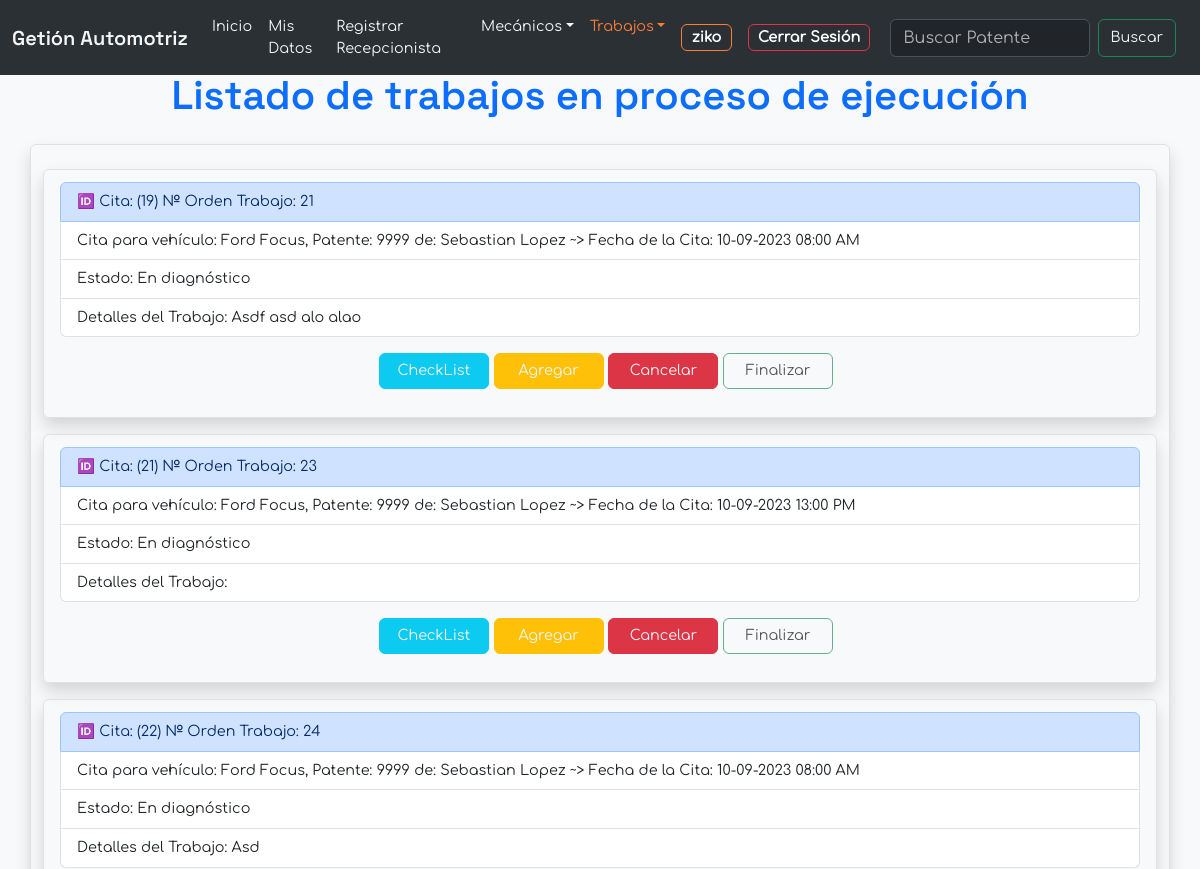
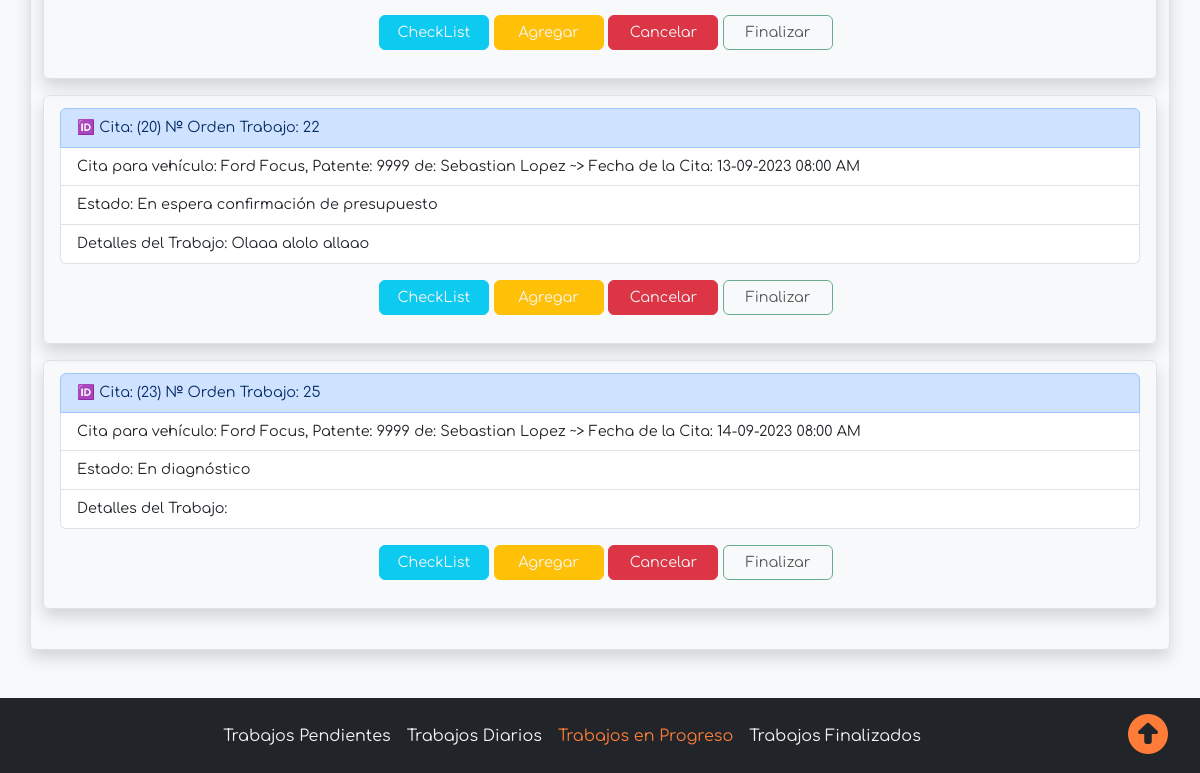
The page /list_jobs_inprogress/ (signed in) on the database as committed earlier (2 pictures, top to bottom).
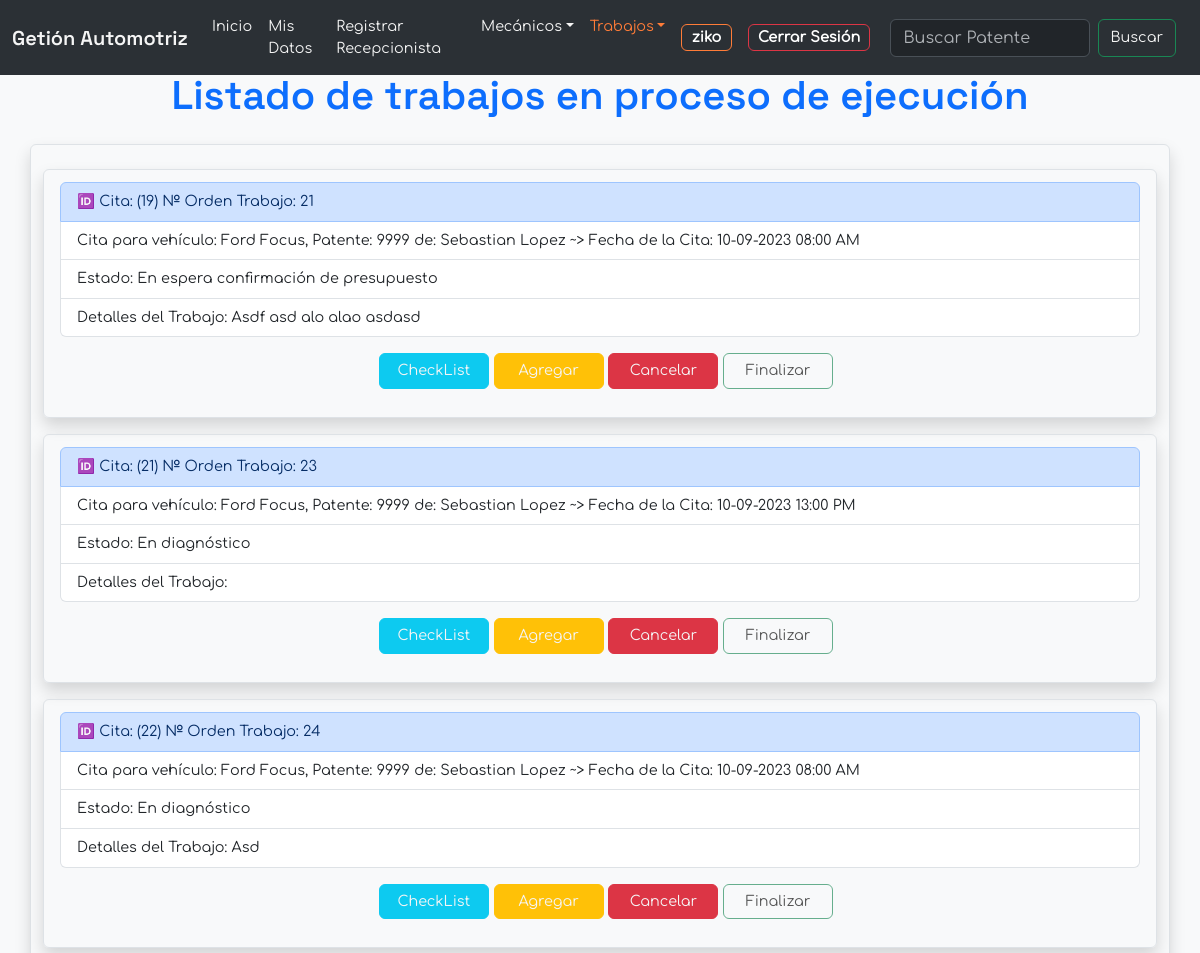
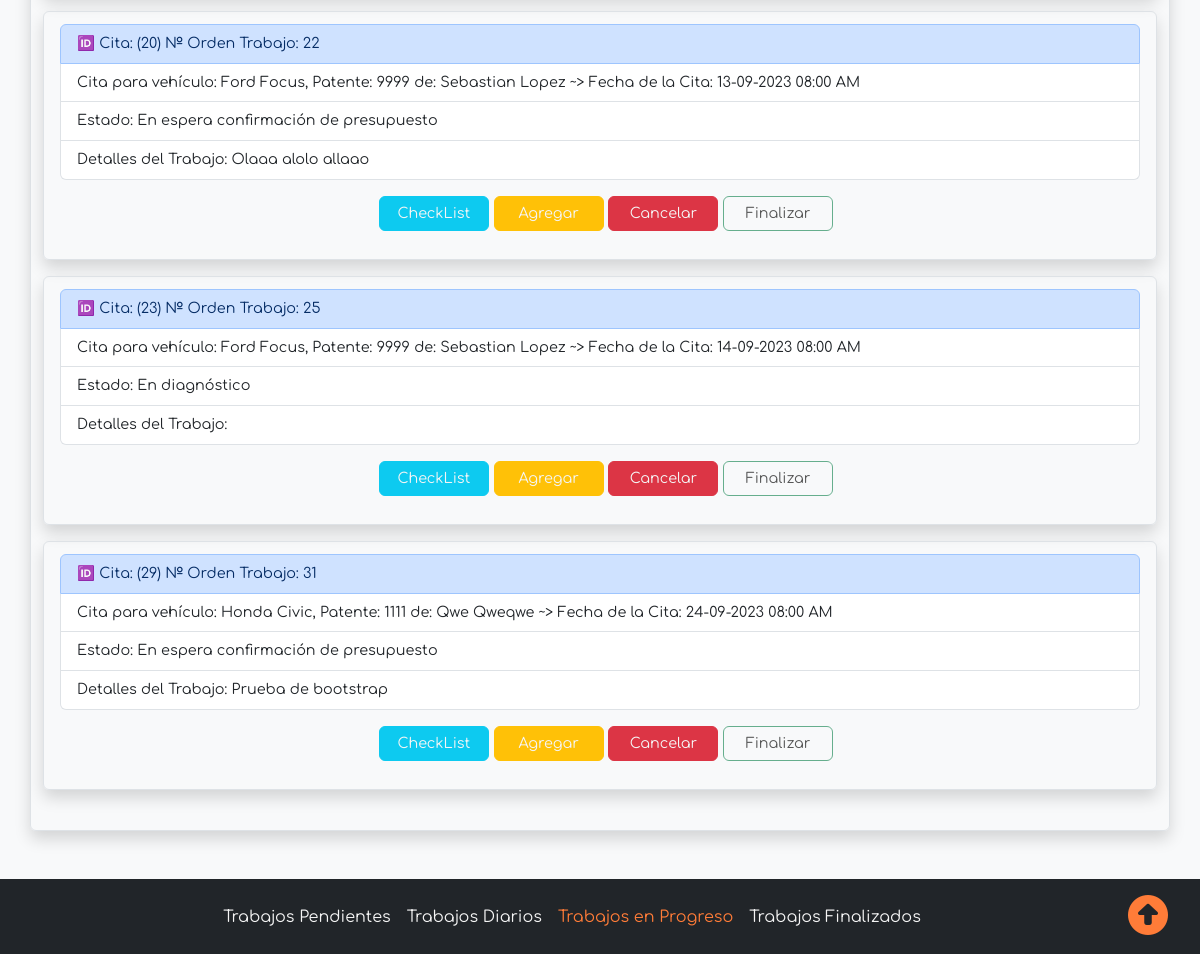
The same page on the database as committed later (2 pictures, top to bottom).
### Management/models.py (models this page shows)
class Job(models.Model):
    appointment = models.ForeignKey(Appointment, on_delete=models.CASCADE)
    description_job = models.TextField(null=True, blank=True)
    status = models.ForeignKey(VehicleStatus, on_delete=models.CASCADE)
    def __str__(self):
        return f"{self.appointment}"

class Appointment(models.Model):
    vehicle = models.ForeignKey(Vehicle, on_delete=models.SET_NULL, null=True)
    attention = models.ForeignKey(Attention, on_delete=models.CASCADE)
    date_register = models.DateField()
    date_created = models.DateTimeField(auto_now_add=True) # auto add: ingresa time automaticamente si no se ingresa manualmente
    date_finished = models.DateTimeField(null=True, blank=True) # Blank , se puede dejar vacio para llenado posterior
    mechanic = models.ForeignKey(Mechanic, on_delete=models.CASCADE)
    workshop = models.ForeignKey(Workshop, on_delete=models.CASCADE)
    description_customer = models.TextField(null=True, blank=True)
    inprogress = models.BooleanField(default=False)
    completed = models.BooleanField(default=False)
    def __str__(self):
        return f"Cita para vehículo: {self.vehicle} ~> Fecha de la Cita: {self.date_register.strftime('%d-%m-%Y')} {self.attention}"

class Vehicle(models.Model):
    customer = models.ForeignKey(User,
                                on_delete=models.CASCADE,
                                null=False,
                                blank=False,)
    brand = models.CharField(max_length=50)
    model = models.CharField(max_length=50)
    patent = models.CharField(max_length=10)
    year = models.PositiveIntegerField(default=0)
    def __str__(self):
        return f"{self.brand.capitalize()} {self.model.capitalize()}, Patente: {self.patent}  de: {self.customer.first_name} {self.customer.last_name}"

class Attention(models.Model):
    attention = models.TimeField()
    def formatted_attention(self):
        if self.attention.hour == 8:
            context = ('AM')
        else:
            context = ('PM')
        return f"{self.attention.__format__('%H:%M')} {context}"
    def __str__(self):
        return f"{self.formatted_attention()}"

class VehicleStatus(models.Model):
    status = models.CharField(max_length=50)
    def __str__(self):
        return f"{self.status}"

### Management/views.py (the view)
# urls.py: path('list_jobs_inprogress/', views.list_jobs_inprogress ,name='list_jobs_inprogress'),
@login_required
@recepcionist_required
def list_jobs_inprogress(request):
    current_date = timezone.now().date()
    appointments = Appointment.objects.filter(
        Q(inprogress=True, completed=False)
        & ~Q(date_register=current_date)
        & Q(date_finished__isnull=True))
    jobs = Job.objects.filter(appointment__in=appointments).order_by('appointment__date_register')
    error =  'No existen trabajos en progreso'
    return render(request, 'list_jobs_inprogress.html', {
        'list_jobs':jobs,
        'error':error,
    })

### Management/templates/app/list_jobs_inprogress.html (shortened to what this page needs)
{% extends 'base_recepcionist.html' %}
{% load static %}
{% block header %}
    <h1>Listado de trabajos en proceso de ejecución</h1>
{% endblock header %}
{% block content %}
    {% if list_jobs %}
        {% for job in list_jobs %}
        {% if not job.appointment.completed and job.appointment.inprogress %}
            <article class="jobs row border rounded shadow mb-3 p-1 ps-3">
                <ul class="list-group mt-2">
                    <li class="list-group-item list-group-item-primary">&#127380; Cita: ({{ job.appointment.id }})  &#8470; Orden Trabajo: {{ job.id }}</li>
                    <li class="list-group-item">{{ job }}</li>
                    <li class="list-group-item">Estado: {{ job.status }}</li>
                    <li class="list-group-item">Detalles del Trabajo: {{ job.description_job }}</li>
                </ul>
                    <div class="btn-jobs justify-content-between text-center py-3">
                        <a class="btn btn-info custom-btn mb-2" href="{% url 'checklist' job.id %}">
                            CheckList
                        </a>
                        <a class="btn btn-warning custom-btn mb-2" href="{% url 'update_job' job.id %}">
                            Agregar
                        </a>
                        <form action="{% url 'delete_job_inprogress' job.appointment.id 'inprogress' %}" method="POST" class="d-inline confirm-form">
                            <button class="btn btn-danger custom-btn mb-2 confirm-button" data-action="delete">
                                Cancelar
                            </button>
                        </form>
                        {% if job.status.id == 7 %}
                        <form action="{% url 'completed_job' job.id %}" method="POST" class="d-inline confirm-form">
                            {% csrf_token %}
                            <button class="btn btn-success custom-btn mb-2 confirm-button" data-action="confirm">
                                Finalizar
                            </button>
                        </form>
                        {% else %}
                        <button class="btn btn-outline-success custom-btn mb-2" disabled>
                            Finalizar
                        </button>
                    {% endif %}
                </div>
            </article>
        {% endif %}
        {% endfor %}
    {% else %}
        <li class="list-group-item list-group-item-warning">{{ error }}</li>
    {% endif %}
{% endblock content %}

Rows that differ between the two databases and show on the page:
changed Job id 21: status "En diagnóstico" → "En espera confirmación de presupuesto"; description_job "Asdf asd alo alao" → "Asdf asd alo alao asdasd"
added Job: appointment.id "29", id "31", appointment.attention "Cita para vehículo: Honda Civic, Patente: 1111 de: Qwe Qweqwe ~> Fecha de la Cita: 24-09-2023 08:00 AM", status "En espera confirmación de presupuesto", description_job "Prueba de bootstrap", shows "Finalizar"
